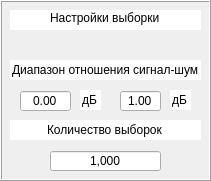
  <widget class="QFrame" name="frame">
   <property name="geometry">
    <rect>
     <x>10</x>
     <y>40</y>
     <width>211</width>
     <height>181</height>
    </rect>
   </property>
   <property name="frameShape">
    <enum>QFrame::Box</enum>
   </property>
   <property name="frameShadow">
    <enum>QFrame::Raised</enum>
   </property>
   <widget class="QLineEdit" name="lineEdit_6">
    <property name="geometry">
     <rect>
      <x>10</x>
      <y>10</y>
      <width>191</width>
      <height>20</height>
     </rect>
    </property>
    <property name="palette">
     <palette>
      <active>
       <colorrole role="WindowText">
        <brush brushstyle="SolidPattern">
         <color alpha="255">
          <red>85</red>
          <green>0</green>
          <blue>0</blue>
         </color>
        </brush>
       </colorrole>
       <colorrole role="Button">
        <brush brushstyle="SolidPattern">
         <color alpha="255">
          <red>255</red>
          <green>255</green>
          <blue>255</blue>
         </color>
        </brush>
       </colorrole>
       <colorrole role="Light">
        <brush brushstyle="SolidPattern">
         <color alpha="255">
          <red>255</red>
          <green>255</green>
          <blue>255</blue>
         </color>
        </brush>
       </colorrole>
       <colorrole role="Midlight">
        <brush brushstyle="SolidPattern">
         <color alpha="255">
          <red>255</red>
          <green>255</green>
          <blue>255</blue>
         </color>
        </brush>
       </colorrole>
       <colorrole role="Dark">
        <brush brushstyle="SolidPattern">
         <color alpha="255">
          <red>127</red>
          <green>127</green>
          <blue>127</blue>
         </color>
        </brush>
       </colorrole>
       <colorrole role="Mid">
        <brush brushstyle="SolidPattern">
         <color alpha="255">
          <red>170</red>
          <green>170</green>
          <blue>170</blue>
         </color>
        </brush>
       </colorrole>
       <colorrole role="Text">
        <brush brushstyle="SolidPattern">
         <color alpha="255">
          <red>0</red>
          <green>0</green>
          <blue>0</blue>
         </color>
        </brush>
       </colorrole>
       <colorrole role="BrightText">
        <brush brushstyle="SolidPattern">
         <color alpha="255">
          <red>255</red>
          <green>255</green>
          <blue>255</blue>
         </color>
        </brush>
       </colorrole>
       <colorrole role="ButtonText">
        <brush brushstyle="SolidPattern">
         <color alpha="255">
          <red>0</red>
          <green>0</green>
          <blue>0</blue>
         </color>
        </brush>
       </colorrole>
       <colorrole role="Base">
        <brush brushstyle="SolidPattern">
         <color alpha="255">
          <red>255</red>
          <green>255</green>
          <blue>255</blue>
         </color>
        </brush>
       </colorrole>
       <colorrole role="Window">
        <brush brushstyle="SolidPattern">
         <color alpha="255">
          <red>255</red>
          <green>255</green>
          <blue>255</blue>
         </color>
        </brush>
       </colorrole>
       <colorrole role="Shadow">
        <brush brushstyle="SolidPattern">
         <color alpha="255">
          <red>0</red>
          <green>0</green>
          <blue>0</blue>
         </color>
        </brush>
       </colorrole>
       <colorrole role="AlternateBase">
        <brush brushstyle="SolidPattern">
         <color alpha="255">
          <red>255</red>
          <green>255</green>
          <blue>255</blue>
         </color>
        </brush>
       </colorrole>
       <colorrole role="ToolTipBase">
        <brush brushstyle="SolidPattern">
         <color alpha="255">
          <red>255</red>
          <green>255</green>
          <blue>220</blue>
         </color>
        </brush>
       </colorrole>
       <colorrole role="ToolTipText">
        <brush brushstyle="SolidPattern">
         <color alpha="255">
          <red>0</red>
          <green>0</green>
          <blue>0</blue>
         </color>
        </brush>
       </colorrole>
      </active>
      <inactive>
       <colorrole role="WindowText">
        <brush brushstyle="SolidPattern">
         <color alpha="255">
          <red>85</red>
          <green>0</green>
          <blue>0</blue>
         </color>
        </brush>
       </colorrole>
       <colorrole role="Button">
        <brush brushstyle="SolidPattern">
         <color alpha="255">
          <red>255</red>
          <green>255</green>
          <blue>255</blue>
         </color>
        </brush>
       </colorrole>
       <colorrole role="Light">
        <brush brushstyle="SolidPattern">
         <color alpha="255">
          <red>255</red>
          <green>255</green>
          <blue>255</blue>
         </color>
        </brush>
       </colorrole>
       <colorrole role="Midlight">
        <brush brushstyle="SolidPattern">
         <color alpha="255">
          <red>255</red>
          <green>255</green>
          <blue>255</blue>
         </color>
        </brush>
       </colorrole>
       <colorrole role="Dark">
        <brush brushstyle="SolidPattern">
         <color alpha="255">
          <red>127</red>
          <green>127</green>
          <blue>127</blue>
         </color>
        </brush>
       </colorrole>
       <colorrole role="Mid">
        <brush brushstyle="SolidPattern">
         <color alpha="255">
          <red>170</red>
          <green>170</green>
          <blue>170</blue>
         </color>
        </brush>
       </colorrole>
       <colorrole role="Text">
        <brush brushstyle="SolidPattern">
         <color alpha="255">
          <red>0</red>
          <green>0</green>
          <blue>0</blue>
         </color>
        </brush>
       </colorrole>
       <colorrole role="BrightText">
        <brush brushstyle="SolidPattern">
         <color alpha="255">
          <red>255</red>
          <green>255</green>
          <blue>255</blue>
         </color>
        </brush>
       </colorrole>
       <colorrole role="ButtonText">
        <brush brushstyle="SolidPattern">
         <color alpha="255">
          <red>0</red>
          <green>0</green>
          <blue>0</blue>
         </color>
        </brush>
       </colorrole>
       <colorrole role="Base">
        <brush brushstyle="SolidPattern">
         <color alpha="255">
          <red>255</red>
          <green>255</green>
          <blue>255</blue>
         </color>
        </brush>
       </colorrole>
       <colorrole role="Window">
        <brush brushstyle="SolidPattern">
         <color alpha="255">
          <red>255</red>
          <green>255</green>
          <blue>255</blue>
         </color>
        </brush>
       </colorrole>
       <colorrole role="Shadow">
        <brush brushstyle="SolidPattern">
         <color alpha="255">
          <red>0</red>
          <green>0</green>
          <blue>0</blue>
         </color>
        </brush>
       </colorrole>
       <colorrole role="AlternateBase">
        <brush brushstyle="SolidPattern">
         <color alpha="255">
          <red>255</red>
          <green>255</green>
          <blue>255</blue>
         </color>
        </brush>
       </colorrole>
       <colorrole role="ToolTipBase">
        <brush brushstyle="SolidPattern">
         <color alpha="255">
          <red>255</red>
          <green>255</green>
          <blue>220</blue>
         </color>
        </brush>
       </colorrole>
       <colorrole role="ToolTipText">
        <brush brushstyle="SolidPattern">
         <color alpha="255">
          <red>0</red>
          <green>0</green>
          <blue>0</blue>
         </color>
        </brush>
       </colorrole>
      </inactive>
      <disabled>
       <colorrole role="WindowText">
        <brush brushstyle="SolidPattern">
         <color alpha="255">
          <red>127</red>
          <green>127</green>
          <blue>127</blue>
         </color>
        </brush>
       </colorrole>
       <colorrole role="Button">
        <brush brushstyle="SolidPattern">
         <color alpha="255">
          <red>255</red>
          <green>255</green>
          <blue>255</blue>
         </color>
        </brush>
       </colorrole>
       <colorrole role="Light">
        <brush brushstyle="SolidPattern">
         <color alpha="255">
          <red>255</red>
          <green>255</green>
          <blue>255</blue>
         </color>
        </brush>
       </colorrole>
       <colorrole role="Midlight">
        <brush brushstyle="SolidPattern">
         <color alpha="255">
          <red>255</red>
          <green>255</green>
          <blue>255</blue>
         </color>
        </brush>
       </colorrole>
       <colorrole role="Dark">
        <brush brushstyle="SolidPattern">
         <color alpha="255">
          <red>127</red>
          <green>127</green>
          <blue>127</blue>
         </color>
        </brush>
       </colorrole>
       <colorrole role="Mid">
        <brush brushstyle="SolidPattern">
         <color alpha="255">
          <red>170</red>
          <green>170</green>
          <blue>170</blue>
         </color>
        </brush>
       </colorrole>
       <colorrole role="Text">
        <brush brushstyle="SolidPattern">
         <color alpha="255">
          <red>127</red>
          <green>127</green>
          <blue>127</blue>
         </color>
        </brush>
       </colorrole>
       <colorrole role="BrightText">
        <brush brushstyle="SolidPattern">
         <color alpha="255">
          <red>255</red>
          <green>255</green>
          <blue>255</blue>
         </color>
        </brush>
       </colorrole>
       <colorrole role="ButtonText">
        <brush brushstyle="SolidPattern">
         <color alpha="255">
          <red>127</red>
          <green>127</green>
          <blue>127</blue>
         </color>
        </brush>
       </colorrole>
       <colorrole role="Base">
        <brush brushstyle="SolidPattern">
         <color alpha="255">
          <red>255</red>
          <green>255</green>
          <blue>255</blue>
         </color>
        </brush>
       </colorrole>
       <colorrole role="Window">
        <brush brushstyle="SolidPattern">
         <color alpha="255">
          <red>255</red>
          <green>255</green>
          <blue>255</blue>
         </color>
        </brush>
       </colorrole>
       <colorrole role="Shadow">
        <brush brushstyle="SolidPattern">
         <color alpha="255">
          <red>0</red>
          <green>0</green>
          <blue>0</blue>
         </color>
        </brush>
       </colorrole>
       <colorrole role="AlternateBase">
        <brush brushstyle="SolidPattern">
         <color alpha="255">
          <red>255</red>
          <green>255</green>
          <blue>255</blue>
         </color>
        </brush>
       </colorrole>
       <colorrole role="ToolTipBase">
        <brush brushstyle="SolidPattern">
         <color alpha="255">
          <red>255</red>
          <green>255</green>
          <blue>220</blue>
         </color>
        </brush>
       </colorrole>
       <colorrole role="ToolTipText">
        <brush brushstyle="SolidPattern">
         <color alpha="255">
          <red>0</red>
          <green>0</green>
          <blue>0</blue>
         </color>
        </brush>
       </colorrole>
      </disabled>
     </palette>
    </property>
    <property name="text">
     <string>Настройки выборки</string>
    </property>
    <property name="frame">
     <bool>false</bool>
    </property>
    <property name="alignment">
     <set>Qt::AlignHCenter|Qt::AlignTop</set>
    </property>
    <property name="readOnly">
     <bool>true</bool>
    </property>
   </widget>
   <widget class="QLineEdit" name="lineEdit_7">
    <property name="geometry">
     <rect>
      <x>10</x>
      <y>60</y>
      <width>191</width>
      <height>20</height>
     </rect>
    </property>
    <property name="text">
     <string>Диапазон отношения сигнал-шум</string>
    </property>
    <property name="frame">
     <bool>false</bool>
    </property>
    <property name="alignment">
     <set>Qt::AlignCenter</set>
    </property>
    <property name="readOnly">
     <bool>true</bool>
    </property>
   </widget>
   <widget class="QDoubleSpinBox" name="min_SN">
    <property name="geometry">
     <rect>
      <x>20</x>
      <y>90</y>
      <width>51</width>
      <height>22</height>
     </rect>
    </property>
    <property name="frame">
     <bool>true</bool>
    </property>
    <property name="alignment">
     <set>Qt::AlignCenter</set>
    </property>
    <property name="buttonSymbols">
     <enum>QAbstractSpinBox::NoButtons</enum>
    </property>
    <property name="minimum">
     <double>-100.000000000000000</double>
    </property>
    <property name="maximum">
     <double>100.000000000000000</double>
    </property>
   </widget>
   <widget class="QDoubleSpinBox" name="max_SN">
    <property name="geometry">
     <rect>
      <x>120</x>
      <y>90</y>
      <width>41</width>
      <height>22</height>
     </rect>
    </property>
    <property name="wrapping">
     <bool>false</bool>
    </property>
    <property name="frame">
     <bool>true</bool>
    </property>
    <property name="alignment">
     <set>Qt::AlignCenter</set>
    </property>
    <property name="buttonSymbols">
     <enum>QAbstractSpinBox::NoButtons</enum>
    </property>
    <property name="keyboardTracking">
     <bool>true</bool>
    </property>
    <property name="showGroupSeparator" stdset="0">
     <bool>false</bool>
    </property>
    <property name="minimum">
     <double>-100.000000000000000</double>
    </property>
    <property name="maximum">
     <double>100.000000000000000</double>
    </property>
    <property name="value">
     <double>1.000000000000000</double>
    </property>
   </widget>
   <widget class="QLineEdit" name="lineEdit_8">
    <property name="geometry">
     <rect>
      <x>80</x>
      <y>90</y>
      <width>21</width>
      <height>20</height>
     </rect>
    </property>
    <property name="text">
     <string>дБ</string>
    </property>
    <property name="frame">
     <bool>false</bool>
    </property>
    <property name="readOnly">
     <bool>true</bool>
    </property>
   </widget>
   <widget class="QLineEdit" name="lineEdit_9">
    <property name="geometry">
     <rect>
      <x>170</x>
      <y>90</y>
      <width>21</width>
      <height>20</height>
     </rect>
    </property>
    <property name="text">
     <string>дБ</string>
    </property>
    <property name="frame">
     <bool>false</bool>
    </property>
    <property name="readOnly">
     <bool>true</bool>
    </property>
   </widget>
   <widget class="QLineEdit" name="lineEdit_10">
    <property name="geometry">
     <rect>
      <x>10</x>
      <y>120</y>
      <width>191</width>
      <height>20</height>
     </rect>
    </property>
    <property name="text">
     <string>Количество выборок</string>
    </property>
    <property name="frame">
     <bool>false</bool>
    </property>
    <property name="alignment">
     <set>Qt::AlignCenter</set>
    </property>
    <property name="readOnly">
     <bool>true</bool>
    </property>
   </widget>
   <widget class="QSpinBox" name="num_mass">
    <property name="geometry">
     <rect>
      <x>50</x>
      <y>150</y>
      <width>111</width>
      <height>22</height>
     </rect>
    </property>
    <property name="wrapping">
     <bool>false</bool>
    </property>
    <property name="frame">
     <bool>true</bool>
    </property>
    <property name="alignment">
     <set>Qt::AlignCenter</set>
    </property>
    <property name="buttonSymbols">
     <enum>QAbstractSpinBox::NoButtons</enum>
    </property>
    <property name="keyboardTracking">
     <bool>true</bool>
    </property>
    <property name="showGroupSeparator" stdset="0">
     <bool>true</bool>
    </property>
    <property name="prefix">
     <string/>
    </property>
    <property name="minimum">
     <number>100</number>
    </property>
    <property name="maximum">
     <number>10000</number>
    </property>
    <property name="singleStep">
     <number>100</number>
    </property>
    <property name="value">
     <number>1000</number>
    </property>
    <property name="displayIntegerBase">
     <number>10</number>
    </property>
   </widget>
  </widget>
